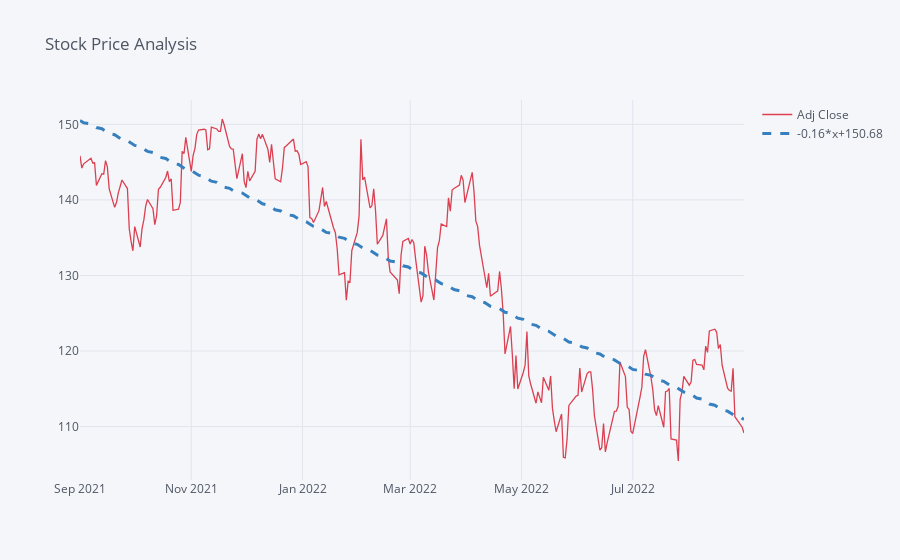

The cell this chart's notebook holds for it:
### Code cell
data.iplot(title='Stock Price Analysis',y='Adj Close',x='DateTime',colors='red',bestfit=True,bestfit_colors=['blue'])

### Figure 1 — Plotly figure (JSON) as saved in the notebook; plotly's stock layout.template omitted (floating-point values rounded to 4 significant figures; data arrays with more than 128 entries replaced by an {"elided": "..."} marker saying what was removed)
{"data": [{"line": {"color": "rgba(219, 64, 82, 1.0)", "dash": "solid", "shape": "linear", "width": 1.3}, "mode": "lines", "name": "Adj Close", "text": "", "type": "scatter", "x": {"elided": "252 str values"}, "y": {"elided": "252 float values"}}, {"line": {"color": "rgba(55, 128, 191, 1.0)", "dash": "dash", "shape": "linear", "width": 3}, "mode": "lines", "name": "-0.16*x+150.68", "type": "scatter", "x": {"elided": "252 str values"}, "y": {"elided": "252 float values"}}], "layout": {"legend": {"bgcolor": "#F5F6F9", "font": {"color": "#4D5663"}}, "paper_bgcolor": "#F5F6F9", "plot_bgcolor": "#F5F6F9", "title": {"font": {"color": "#4D5663"}, "text": "Stock Price Analysis"}, "xaxis": {"gridcolor": "#E1E5ED", "showgrid": true, "tickfont": {"color": "#4D5663"}, "title": {"font": {"color": "#4D5663"}, "text": ""}, "zerolinecolor": "#E1E5ED"}, "yaxis": {"gridcolor": "#E1E5ED", "showgrid": true, "tickfont": {"color": "#4D5663"}, "title": {"font": {"color": "#4D5663"}, "text": ""}, "zerolinecolor": "#E1E5ED"}}}
